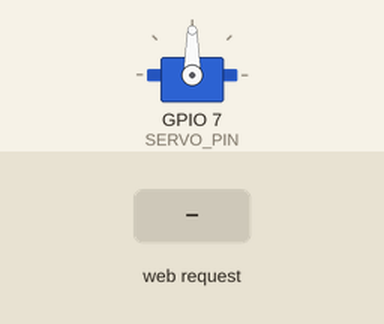
Bench run of a sketch on a simulated ESP32-C3. Parts: servo. Inputs (shaded band) come from the test bench. What the sketch prints to the serial monitor is not drawn.

Above: at 1.2 s.
1.3 s: HTTP request GET /servo/ received
At 1.9 s:
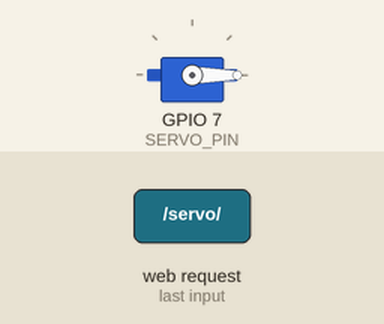
Timing chart, 0 to 4.3 s (numbered marks = the images above; inputs shaded):
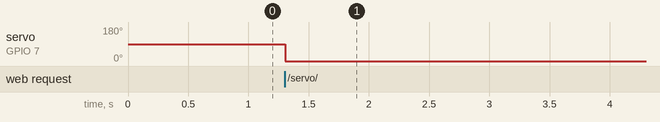

The sketch:

3_serverServo.ino
```cpp
/*
  DM3014 Interactive Devices, Teh Wern Jenn
  Week 9 - Remote Interfaces
  ESP32-C3 Server Servo Control
  Move a 180° servo motor over web server.
  Additional Components: Servo Motor

  Comments:
  Editing design elements of the screen and creating a more fun design to interact with.
  (note for myself) to access web page IP adress to be found in Serial monitor

  Edits:
  - Changed wifi name and password to my name so that can recognise the ESP32
  - Editted Head title and angle description title, of page to make it more fun!
  - Changed the colour of the buttons and size bigger and giving it a border
  - Adding gradient background (shown in video but is closed in this code)
  - Created colour change when pressing button on screen.
  - Adding addtional angles in between 0,90,180.
  - add more angles by copying a line and changing both numbers of the servo and the button ,  servo to tell the motor to turn to that angle, button is what the vieer sees


*/

// ====== Reference Libraries ======
#include <WiFi.h>
#include <ESP32Servo.h>

// ====== Network Credentials ======
const char* ssid     = "ESP32-Access-Jenn"; // edited my ESP32 name here
const char* password = "87654321";         // created a password

// ====== Network Settings ======
WiFiServer server(80);
String header;        // variable stores HTTP request
int servo_angle = 90; // variable stores current servo angle (0-180)

// ====== Assign Servo Pin ======
#define SERVO_PIN 7
Servo myServo;

// //====== Webpage ======
//*** edit the page here, written exactly like a normal HTML file
// %ANGLE% is a placeholder: it gets swapped for the current servo angle,
// <h1>ESP32 Web Server</h1>  //can change servo angle but need to keep %ANGLE%&deg
// <p>Servo Angle - %ANGLE%&deg;</p>   // changed label


const char webpage[] = R"HTML(
<!DOCTYPE html>
<html>
<head>
  <meta name="viewport" content="width=device-width, initial-scale=1">
  <link rel="icon" href="data:,">
  <style>
    html { font-family: Trebuchet MS; text-align: center; } /*search online html font family ot find other fonts than, Helvetica is the previous font*/
    .button { /*Changed the colours and added borders to make the button different, did use Ai to help guide how to make a class in html code for the button*/
      background-color: #e3f4ff;
      color: Black;
      border: 2px solid #057df5;
      border-radius: 800px;
      padding: 16px 40px;
      font-size: 20px;
      margin: 2px 20px; /*changing the margin so that the angle buttons stack*/
      cursor: pointer;
    }
    .button:hover {
  background-color: #fffd70;
  }
  body { /*with some guidance of ai to figure out what specific code i need to create gradients*/
  min-height: 100vh;
  margin: 0;
  background: linear-gradient(135deg, #e3f4ff, #c2e9fb, #a1c4fd); //added gradient to the bg
}
  </style>
</head>
<body>

   <h1>Control the Hand! :)</h1>

   <p> ~ Angle of Hand ~ - %ANGLE%&deg;</p>

  <!-- Added a variety of angles to explore  -->
  <p>
    <a href="/servo/ 0 "><button class="button">0&deg;</button></a>
    <a href="/servo/ 20 "><button class="button">20&deg;</button></a>
    <a href="/servo/ 50 "><button class="button">50&deg;</button></a>
    <a href="/servo/ 90 "><button class="button">90&deg;</button></a>
    <a href="/servo/ 150 "><button class="button">150&deg;</button></a>
    <a href="/servo/ 180 "><button class="button">180&deg;</button></a>
  </p>
</body>
</html>
)HTML";

void setup() {
  // ====== Setup Serial Monitor ======
  Serial.begin(115200);

  // ====== Setup Servo ======
  myServo.setPeriodHertz(50);           // standard servos expect 50 Hz
  myServo.attach(SERVO_PIN, 500, 2400); // pulse width range in microseconds
  myServo.write(servo_angle);           // move to start position

  // ====== Setup ESP as Access Point ======
  Serial.print("Setting AP (Access Point)…");
  WiFi.softAP(ssid, password);
  IPAddress IP = WiFi.softAPIP();
  Serial.print("IP Address: ");
  Serial.println(IP);
  server.begin();
}

void loop(){
  WiFiClient client = server.available(); // listen for incoming clients
  if (client) {                           // if a new client connects
    Serial.println("New Client");
    String currentLine = "";
    unsigned long startTime = millis();   // note when client connected (for timeout)
    while (client.connected() && millis() - startTime < 2000) { // set a 2s timeout
      if (client.available()) {           // if there's bytes to read from the client
        char c = client.read();           // read a byte
        Serial.write(c);
        header += c;
        if (c == '\n') {
          if (currentLine.length() == 0) {
            // ====== Setup Webpage ======
            client.println("HTTP/1.1 200 OK");
            client.println("Content-type:text/html");
            client.println("Connection: close");
            client.println();

            // ====== Move Servo ======
            int pos = header.indexOf("GET /servo/");
            if (pos >= 0) {
              servo_angle = constrain(header.substring(pos + 11).toInt(), 0, 180); // read the number after /servo/
              Serial.println("servo to " + String(servo_angle));
              myServo.write(servo_angle);
            }

            // ====== Display HTML Webpage ======
            String page = webpage;                        // copy webpage from top of the sketch
            page.replace("%ANGLE%", String(servo_angle)); // fill in the current angle
            client.print(page);                           // send it to the browser
            client.println();                             // HTTP response ends with another blank line
            break;                                        // break out of the while loop
          } else {
            currentLine = "";
          }
        } else if (c != '\r') {
          currentLine += c;
        }
      }
    }
    header = "";   // clear the header variable
    client.stop(); // close the connection
    Serial.println("Client disconnected.");
    Serial.println("");
  }
}
```

Measured:
- after the input at 1.3 s, servo on GPIO 7 (SERVO_PIN): 90° → 0° at once
